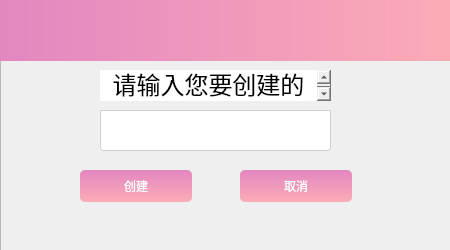
<?xml version="1.0" encoding="UTF-8"?>
<ui version="4.0">
 <class>RoomCreate</class>
 <widget class="QWidget" name="RoomCreate">
  <property name="geometry">
   <rect>
    <x>0</x>
    <y>0</y>
    <width>450</width>
    <height>250</height>
   </rect>
  </property>
  <property name="windowTitle">
   <string>Form</string>
  </property>
  <widget class="QWidget" name="verticalLayoutWidget">
   <property name="geometry">
    <rect>
     <x>0</x>
     <y>0</y>
     <width>451</width>
     <height>251</height>
    </rect>
   </property>
   <layout class="QVBoxLayout" name="verticalLayout">
    <item>
     <widget class="QFrame" name="frame">
      <property name="styleSheet">
       <string notr="true">
QLineEdit {
    border-width: 1px;
    border-style: solid;
	border-color:rgb(199, 199, 199);
	background-color:rgb(255, 255, 255);
}
QComboBox {
    border-width: 1px;
    border-style: solid;
    border-radius: 4px;
	border-color:rgb(199, 199, 199);
	background-color:rgb(255, 255, 255);
}
QFrame{
};
background-color:rgb(255, 255, 255);
border:1px solid rgba(227, 135, 193, 255);
background-color: rgb(255, 255, 255);</string>
      </property>
      <property name="frameShape">
       <enum>QFrame::StyledPanel</enum>
      </property>
      <property name="frameShadow">
       <enum>QFrame::Raised</enum>
      </property>
      <widget class="QFrame" name="frame_2">
       <property name="geometry">
        <rect>
         <x>0</x>
         <y>0</y>
         <width>451</width>
         <height>61</height>
        </rect>
       </property>
       <property name="styleSheet">
        <string notr="true">background-color: qlineargradient(spread:pad, x1:0, y1:0, x2:1, y2:0, stop:0 rgba(227, 135, 193, 255), stop:1 rgba(251, 171, 182, 255));
border: 1px solid rgba(255 , 255 , 255, 0);</string>
       </property>
       <property name="frameShape">
        <enum>QFrame::StyledPanel</enum>
       </property>
       <property name="frameShadow">
        <enum>QFrame::Raised</enum>
       </property>
      </widget>
      <widget class="QFrame" name="frame_3">
       <property name="geometry">
        <rect>
         <x>60</x>
         <y>60</y>
         <width>321</width>
         <height>151</height>
        </rect>
       </property>
       <property name="styleSheet">
        <string notr="true">border:none;
background:none;</string>
       </property>
       <property name="frameShape">
        <enum>QFrame::StyledPanel</enum>
       </property>
       <property name="frameShadow">
        <enum>QFrame::Raised</enum>
       </property>
       <widget class="QLineEdit" name="lineEdit">
        <property name="geometry">
         <rect>
          <x>40</x>
          <y>50</y>
          <width>231</width>
          <height>41</height>
         </rect>
        </property>
        <property name="styleSheet">
         <string notr="true">QLineEdit
{
    background:white;
    padding-left:5px ;
    padding-top:1px ;
    border-bottom-left-radius:3px;
    border-bottom-right-radius:3px;
    border: 1px solid rgb(209 , 209 , 209);
}
QLineEdit:hover
{
    padding-top:0px ;
    border: 1px solid rgb(255, 192, 207);
}</string>
        </property>
       </widget>
       <widget class="QTextEdit" name="TextEdit">
        <property name="geometry">
         <rect>
          <x>40</x>
          <y>10</y>
          <width>231</width>
          <height>31</height>
         </rect>
        </property>
        <property name="html">
         <string>&lt;!DOCTYPE HTML PUBLIC &quot;-//W3C//DTD HTML 4.0//EN&quot; &quot;http://www.w3.org/TR/REC-html40/strict.dtd&quot;&gt;
&lt;html&gt;&lt;head&gt;&lt;meta name=&quot;qrichtext&quot; content=&quot;1&quot; /&gt;&lt;style type=&quot;text/css&quot;&gt;
p, li { white-space: pre-wrap; }
&lt;/style&gt;&lt;/head&gt;&lt;body style=&quot; font-family:'.AppleSystemUIFont'; font-size:13pt; font-weight:400; font-style:normal;&quot;&gt;
&lt;p align=&quot;center&quot; style=&quot; margin-top:0px; margin-bottom:0px; margin-left:0px; margin-right:0px; -qt-block-indent:0; text-indent:0px;&quot;&gt;&lt;span style=&quot; font-family:'.AppleSystemUIFont'; font-size:18pt;&quot;&gt;请输入您要创建的群组Jid&lt;/span&gt;&lt;/p&gt;&lt;/body&gt;&lt;/html&gt;</string>
        </property>
       </widget>
       <widget class="QPushButton" name="confirm">
        <property name="geometry">
         <rect>
          <x>20</x>
          <y>110</y>
          <width>112</width>
          <height>32</height>
         </rect>
        </property>
        <property name="styleSheet">
         <string notr="true">QPushButton{
	background-color: qlineargradient(spread:pad, x1:0, y1:0, x2:0, y2:1, stop:0 rgba(227, 135, 193, 255), stop:1 rgba(251, 171, 182, 255));
color:rgb(255,255,255);
border-radius: 5px;
border:none;
}QPushButton::hover{
	background-color: qlineargradient(spread:pad, x1:0, y1:0, x2:0, y2:1, stop:1 rgba(227, 135, 193, 255), stop:0 rgba(251, 171, 182, 255));
}
QPushButton::pressed{
	background-color: qlineargradient(spread:pad, x1:0, y1:0, x2:0, y2:1, stop:0 rgba(227, 135, 193, 255), stop:1 rgba(251, 171, 182, 255));
}</string>
        </property>
        <property name="text">
         <string>创建</string>
        </property>
       </widget>
       <widget class="QPushButton" name="cancel">
        <property name="geometry">
         <rect>
          <x>180</x>
          <y>110</y>
          <width>112</width>
          <height>32</height>
         </rect>
        </property>
        <property name="styleSheet">
         <string notr="true">QPushButton{
	background-color: qlineargradient(spread:pad, x1:0, y1:0, x2:0, y2:1, stop:0 rgba(227, 135, 193, 255), stop:1 rgba(251, 171, 182, 255));
color:rgb(255,255,255);
border-radius: 5px;
border:none;
}QPushButton::hover{
	background-color: qlineargradient(spread:pad, x1:0, y1:0, x2:0, y2:1, stop:1 rgba(227, 135, 193, 255), stop:0 rgba(251, 171, 182, 255));
}
QPushButton::pressed{
	background-color: qlineargradient(spread:pad, x1:0, y1:0, x2:0, y2:1, stop:0 rgba(227, 135, 193, 255), stop:1 rgba(251, 171, 182, 255));
}</string>
        </property>
        <property name="text">
         <string>取消</string>
        </property>
       </widget>
      </widget>
     </widget>
    </item>
   </layout>
  </widget>
 </widget>
 <resources/>
 <connections/>
</ui>
